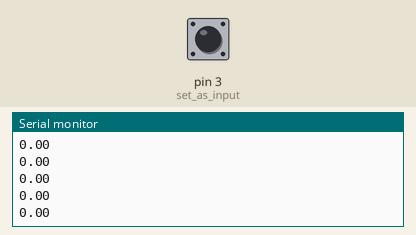
Simulated run of this sketch. Board: Arduino Leonardo, built with avr-gcc and run on an emulated ATmega32U4. On the bench: the last lines printed to the serial monitor. Inputs (shaded band) come from the test bench; at power-on: pin 3 (set_as_input) HIGH.

Above: at 1.2 s.
1.3 s: pin 3 (set_as_input) pulled LOW for 0.15 s
At 2.4 s:
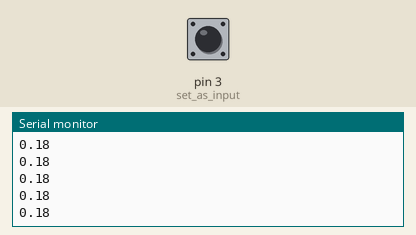
2.9 s: pin 3 (set_as_input) pulled LOW for 1 s
At 3.6 s:
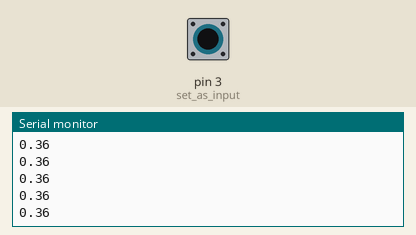
5.4 s: pin 3 (set_as_input) pulled LOW for 0.15 s
At 6.5 s:
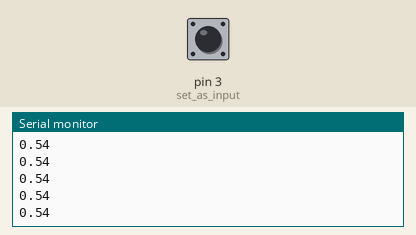
Timing chart, 0 to 8.4 s (numbered marks = the images above; inputs shaded):
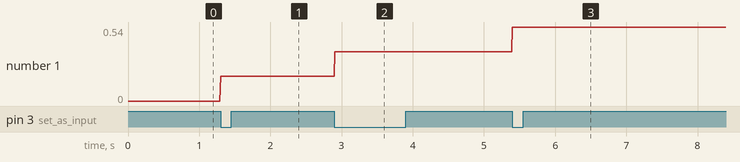

Measured:
- after the input at 1.3 s, the serial monitor: prints a new line at once (image 1)
- after the input at 2.9 s, the serial monitor: prints a new line at once (image 2)
- after the input at 5.4 s, the serial monitor: prints a new line at once (image 3)
- plotted number 1: 0 → 0.18 after the input at 1.3 s, 0.18 → 0.36 after the input at 2.9 s, 0.36 → 0.54 after the input at 5.4 s

The sketch:

test_hall.ino
```cpp
volatile int count = 0;//if the interrupt will change this value, it must be volatile

volatile double last_time = 0.0;
static const double MM_PER_COUNT = 0.17896;

double trig_delay = 12000;

void setup() {
    pinMode(3, INPUT_PULLUP); //set as input
    // EIFR = bit(INTF0);
    attachInterrupt(digitalPinToInterrupt(3), interruptName, FALLING); //Interrupt initialization
    Serial.begin(9600);
}//end setup

void loop() {

  // Serial.println(digitalRead(3));
  Serial.println(count*MM_PER_COUNT);//see the counts advance
  delay(10);//Delays usually can't be interfered with, here we will see the interrupt work
}//end loop

void interruptName()
{
    int64_t timestamp = micros();
    if ((timestamp - last_time) > trig_delay) {
        last_time = timestamp;
        count += 1;
    }
}
```
